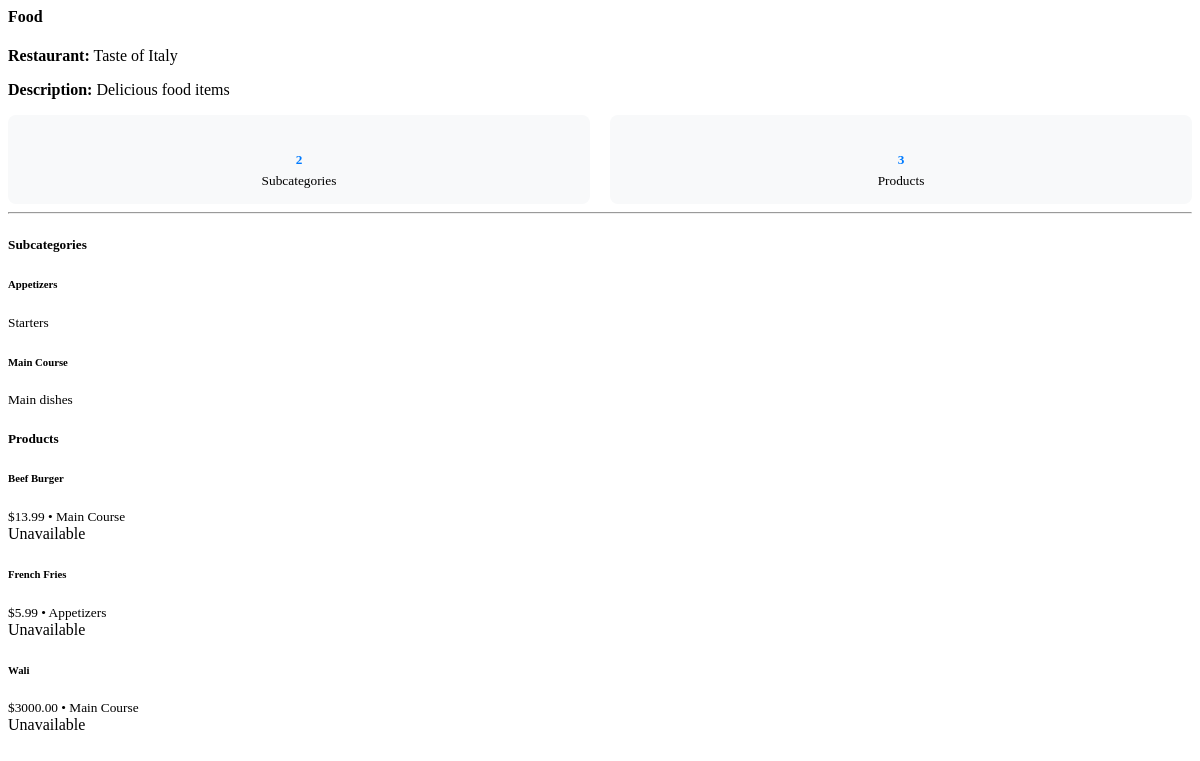
Page /system-admin/category-details/1/ (signed in) on the earlier database version.
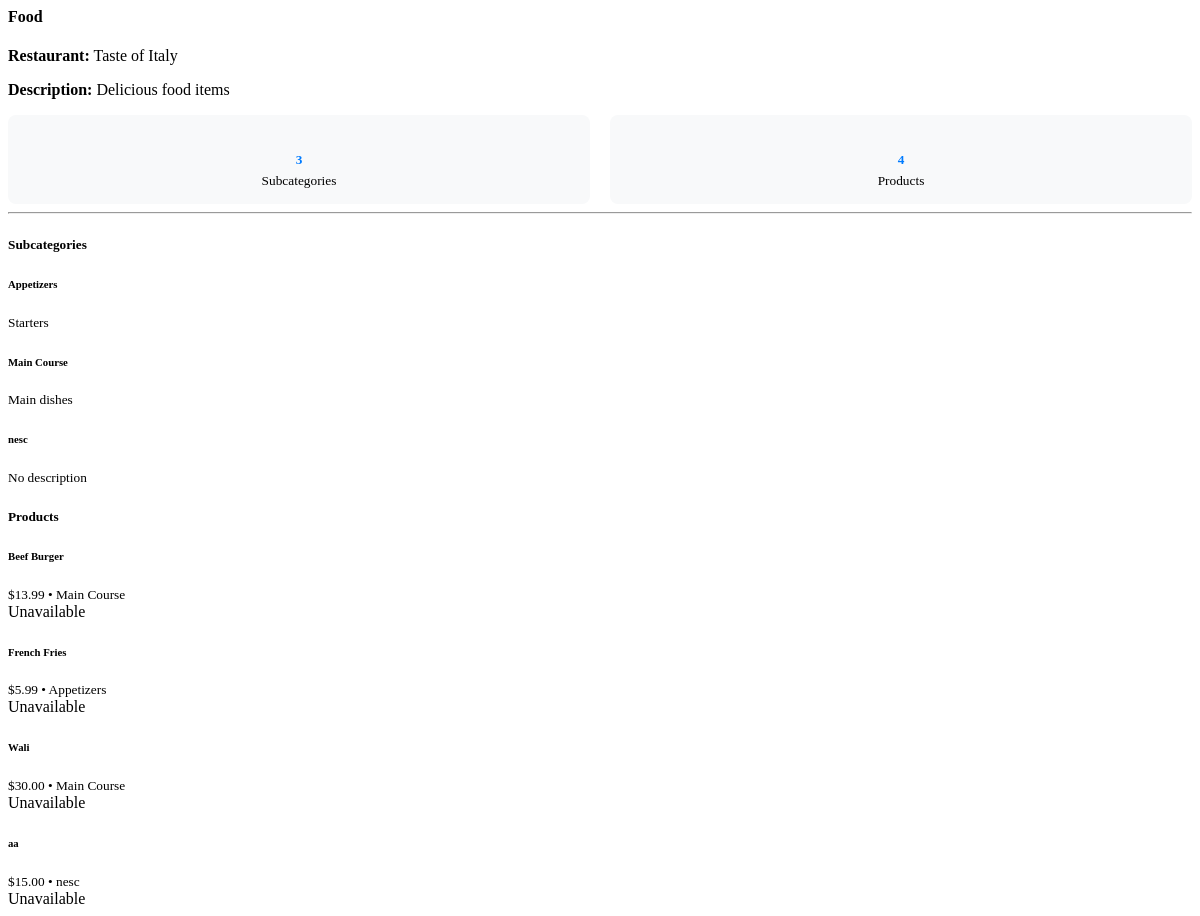
Same page on the later database version.
### restaurant/models.py (models this page shows, shortened)
class MainCategory(models.Model):
    owner = models.ForeignKey(User, on_delete=models.CASCADE, related_name='main_categories',
                             limit_choices_to={'role__name': 'owner'}, null=True, blank=True)
    name = models.CharField(max_length=100)
    description = models.TextField(blank=True)
    image = models.ImageField(upload_to='categories/', blank=True, null=True)
    is_active = models.BooleanField(default=True)
    created_at = models.DateTimeField(auto_now_add=True)
    class Meta:
        verbose_name = "Main Category"
        verbose_name_plural = "Main Categories"
        unique_together = ['owner', 'name']  # Each owner can have their own category names

class SubCategory(models.Model):
    main_category = models.ForeignKey(MainCategory, on_delete=models.CASCADE, related_name='subcategories')
    name = models.CharField(max_length=100)
    description = models.TextField(blank=True)
    is_active = models.BooleanField(default=True)
    created_at = models.DateTimeField(auto_now_add=True)
    class Meta:
        verbose_name = "Sub Category"
        verbose_name_plural = "Sub Categories"
        unique_together = ['main_category', 'name']

class Product(models.Model):
    name = models.CharField(max_length=200)
    description = models.TextField()
    main_category = models.ForeignKey(MainCategory, on_delete=models.CASCADE, related_name='products')
    sub_category = models.ForeignKey(SubCategory, on_delete=models.CASCADE, related_name='products', null=True, blank=True)
    price = models.DecimalField(max_digits=10, decimal_places=2, validators=[MinValueValidator(Decimal('0.01'))])
    available_in_stock = models.IntegerField(default=0, validators=[MinValueValidator(0)])
    is_available = models.BooleanField(default=True)
    preparation_time = models.IntegerField(help_text="Time in minutes", default=15)
    station = models.CharField(max_length=20, choices=[('kitchen', 'Kitchen'), ('bar', 'Bar')], default='kitchen', help_text="Assign to kitchen or bar")
    created_at = models.DateTimeField(auto_now_add=True)
    updated_at = models.DateTimeField(auto_now=True)
    class Meta:
        ordering = ['name']

### accounts/models.py (models this page shows, shortened)
class User(AbstractUser):
    role = models.ForeignKey(Role, on_delete=models.CASCADE, null=True, blank=True)
    owner = models.ForeignKey('self', on_delete=models.CASCADE, null=True, blank=True,
                             related_name='owned_users', limit_choices_to={'role__name': 'owner'})
    restaurant_name = models.CharField(max_length=200, blank=True,
                                     help_text="Name of the restaurant (for owners only)")
    restaurant_description = models.TextField(blank=True,
                                            help_text="Description of the restaurant (for owners only)")
    restaurant_qr_code = models.CharField(max_length=50, unique=True, blank=True, null=True,
                                        help_text="Unique QR code for restaurant access")
    tax_rate = models.DecimalField(max_digits=5, decimal_places=4, default=Decimal('0.0800'),
                                 help_text="Tax rate as decimal (e.g., 0.0800 for 8%, 0.0500 for 5%)")
    phone_number = models.CharField(max_length=15, blank=True)
    address = models.TextField(blank=True)
    is_active_staff = models.BooleanField(default=True)
    created_at = models.DateTimeField(auto_now_add=True)
    updated_at = models.DateTimeField(auto_now=True)
    def is_administrator(self):
        return self.role and self.role.name == 'administrator'

### system_admin/views.py (the view)
# urls.py: path('category-details/<int:category_id>/', views.category_details, name='category_details'),
@login_required
def category_details(request, category_id):
    if not request.user.is_administrator():
        return JsonResponse({'success': False, 'message': 'Access denied'})
    category = get_object_or_404(MainCategory, id=category_id)
    subcategories = category.subcategories.all()
    products = Product.objects.filter(main_category=category)
    context = {
        'category': category,
        'subcategories': subcategories,
        'products': products,
    }
    return render(request, 'system_admin/category_details.html', context)

### templates/system_admin/category_details.html (shortened to what this page needs)
<div class="category-details">
    <div class="row">
        <div class="col-md-6">
            <h4>{{ category.name }}</h4>
            <p><strong>Restaurant:</strong> {{ category.owner.restaurant_name }}</p>
            <p><strong>Description:</strong> {{ category.description|default:"No description provided" }}</p>
        </div>
        <div class="col-md-6">
            <div class="stats-grid">
                <div class="stat-item">
                    <h5>{{ subcategories.count }}</h5>
                    <small class="text-muted">Subcategories</small>
                </div>
                <div class="stat-item">
                    <h5>{{ products.count }}</h5>
                    <small class="text-muted">Products</small>
                </div>
            </div>
        </div>
    </div>
    <hr>
    <div class="row">
        <div class="col-md-6">
            <h5>Subcategories</h5>
            {% if subcategories %}
                <div class="list-group">
                    {% for subcategory in subcategories %}
                    <div class="list-group-item">
                        <div class="d-flex justify-content-between align-items-center">
                            <div>
                                <h6 class="mb-1">{{ subcategory.name }}</h6>
                                <small class="text-muted">{{ subcategory.description|default:"No description" }}</small>
                            </div>
                        </div>
                    </div>
                    {% endfor %}
                </div>
            {% else %}
                <p class="text-muted">No subcategories found.</p>
            {% endif %}
        </div>
        <div class="col-md-6">
            <h5>Products</h5>
            {% if products %}
                <div class="list-group">
                    {% for product in products %}
                    <div class="list-group-item">
                        <div class="d-flex justify-content-between align-items-center">
                            <div>
                                <h6 class="mb-1">{{ product.name }}</h6>
                                <small class="text-muted">
                                    ${{ product.price }}
                                    {% if product.sub_category %} • {{ product.sub_category.name }}{% endif %}
                                </small>
                            </div>
                            <span class="badge bg-{% if product.availability %}success{% else %}danger{% endif %}">
                                {% if product.availability %}Available{% else %}Unavailable{% endif %}
                            </span>
                        </div>
                    </div>
                    {% endfor %}
                </div>
            {% else %}
                <p class="text-muted">No products found.</p>
            {% endif %}
        </div>
    </div>
</div>

Differences in the rows shown:
computed for MainCategory "Food": count "2" → "3"
added SubCategory: name "nesc", description "No description"
changed Product "Wali": price "3000.00" → "30.00"
added Product: name "aa", price "15.00", sub_category.name "nesc"
Other differences:
{{ products.count }}: "3" → "4"
